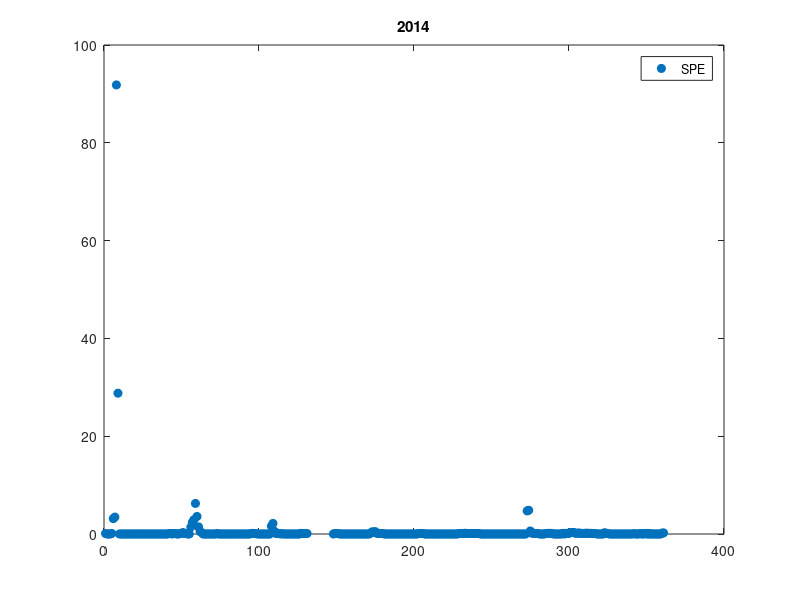
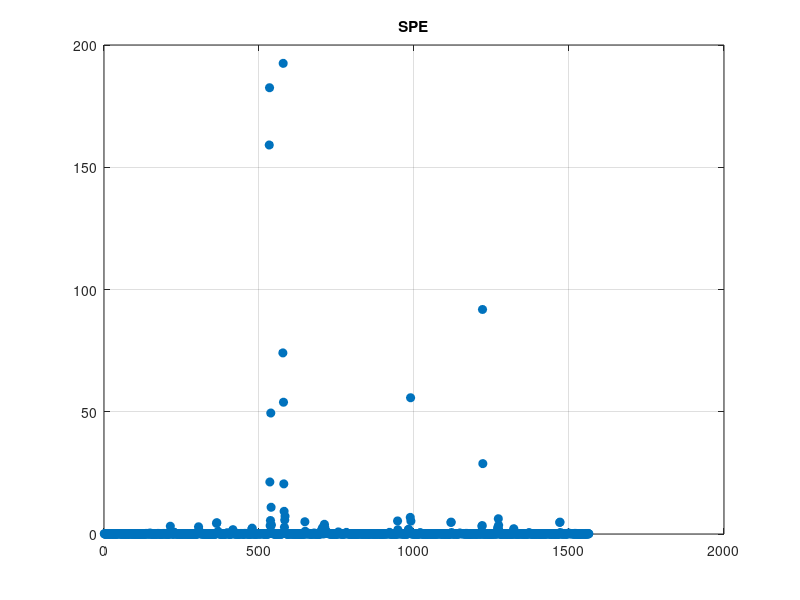

Source code (MATLAB) for these figures, in order:
%% Year 2009
clc, clear, close all
b_d = [0       0.4471    0.7412];   r_d = [0.8510    0.3255    0.0980];

% GCR
data_SPE = load('UNH2009SPE.txt'); %Bring in the 2009 CRaTER Data
DOY = data_SPE(:,3); %Day of Year
D1_2 = data_SPE(:,8); %Detectors 1&2 dose rates

jj=1;
for ii = DOY(1):DOY(end)
    [ind] = find(ii==DOY);
    if isempty(ind)~=1
    m_d = mean(D1_2(ind));
    st_d = std(D1_2(ind),1);
    mat(jj,:) = [ii length(ind) m_d st_d];
    else
        mat(jj,:) = [ii length(ind) 0 0];
    end
        jj = jj +1;
end

figure(1)
f1 = plot(mat(:,1),mat(:,3),'o','color',b_d,'MarkerSize',6,'MarkerfaceColor',b_d); %mat(:,3) !!!!!!!!!!!!!
title('2009')

legend([f1],'SPE')
save('SPE_09', 'mat');

%% Year 10
data_SPE = load('UNH2010SPE.txt'); %Bring in the 2009 CRaTER Data
DOY = data_SPE(:,3); %Day of Year
D1_2 = data_SPE(:,8); %Detectors 1&2 dose rates

jj=1;
for ii = DOY(1):DOY(end)
    [ind] = find(ii==DOY);
    if isempty(ind)~=1
    m_d = mean(D1_2(ind));
    st_d = std(D1_2(ind),1);
    mat(jj,:) = [ii length(ind) m_d st_d];
    else
        mat(jj,:) = [ii length(ind) 0 0];
    end
        jj = jj +1;
end

figure(1)
f1 = plot(mat(:,1),mat(:,3),'o','color',b_d,'MarkerSize',6,'MarkerfaceColor',b_d); %mat(:,3) !!!!!!!!!!!!!
title('2010')

legend([f1],'SPE')
save('SPE_10', 'mat');

%% Year 11
data_SPE = load('UNH2011SPE.txt'); %Bring in the 2009 CRaTER Data
DOY = data_SPE(:,3); %Day of Year
D1_2 = data_SPE(:,8); %Detectors 1&2 dose rates

jj=1;
for ii = DOY(1):DOY(end)
    [ind] = find(ii==DOY);
    if isempty(ind)~=1
    m_d = mean(D1_2(ind));
    st_d = std(D1_2(ind),1);
    mat(jj,:) = [ii length(ind) m_d st_d];
    else
        mat(jj,:) = [ii length(ind) 0 0];
    end
        jj = jj +1;
end

figure(1)
f1 = plot(mat(:,1),mat(:,3),'o','color',b_d,'MarkerSize',6,'MarkerfaceColor',b_d); %mat(:,3) !!!!!!!!!!!!!
title('2011')

legend([f1],'SPE')
save('SPE_11', 'mat');

%% Year 12
data_SPE = load('UNH2012SPE.txt'); %Bring in the 2009 CRaTER Data
DOY = data_SPE(:,3); %Day of Year
D1_2 = data_SPE(:,8); %Detectors 1&2 dose rates

jj=1;
for ii = DOY(1):DOY(end)
    [ind] = find(ii==DOY);
    if isempty(ind)~=1
    m_d = mean(D1_2(ind));
    st_d = std(D1_2(ind),1);
    mat(jj,:) = [ii length(ind) m_d st_d];
    else
        mat(jj,:) = [ii length(ind) 0 0];
    end
        jj = jj +1;
end

figure(1)
f1 = plot(mat(:,1),mat(:,3),'o','color',b_d,'MarkerSize',6,'MarkerfaceColor',b_d); %mat(:,3) !!!!!!!!!!!!!
title('2012')

legend([f1],'SPE')
save('SPE_12', 'mat');

%% Year 13
data_SPE = load('UNH2013SPE.txt'); %Bring in the 2009 CRaTER Data
DOY = data_SPE(:,3); %Day of Year
D1_2 = data_SPE(:,8); %Detectors 1&2 dose rates

jj=1;
for ii = DOY(1):DOY(end)
    [ind] = find(ii==DOY);
    if isempty(ind)~=1
    m_d = mean(D1_2(ind));
    st_d = std(D1_2(ind),1);
    mat(jj,:) = [ii length(ind) m_d st_d];
    else
        mat(jj,:) = [ii length(ind) 0 0];
    end
        jj = jj +1;
end

figure(1)
f1 = plot(mat(:,1),mat(:,3),'o','color',b_d,'MarkerSize',6,'MarkerfaceColor',b_d); %mat(:,3) !!!!!!!!!!!!!
title('2013')

legend([f1],'SPE')
save('SPE_13', 'mat');

%% Year 14
data_SPE = load('UNH2014SPE.txt'); %Bring in the 2009 CRaTER Data
DOY = data_SPE(:,3); %Day of Year
D1_2 = data_SPE(:,8); %Detectors 1&2 dose rates

jj=1;
for ii = DOY(1):DOY(end)
    [ind] = find(ii==DOY);
    if isempty(ind)~=1
    m_d = mean(D1_2(ind));
    st_d = std(D1_2(ind),1);
    mat(jj,:) = [ii length(ind) m_d st_d];
    else
        mat(jj,:) = [ii length(ind) 0 0];
    end
        jj = jj +1;
end

figure(1)
f1 = plot(mat(:,1),mat(:,3),'o','color',b_d,'MarkerSize',6,'MarkerfaceColor',b_d); %mat(:,3) !!!!!!!!!!!!!
title('2014')

legend([f1],'SPE')
save('SPE_14', 'mat');

%%
clc, clear, close all
% Code colors (Do not worry about this!!!  I will explain you later)
b_d = [0       0.4471    0.7412];   r_d = [0.8510    0.3255    0.0980];
y_d = [0.9294  0.6941    0.1255];   k_d = [0.3137    0.3137    0.3137];

S_09 = load('SPE_09');
S_10 = load('SPE_10');
S_11 = load('SPE_11');
S_12 = load('SPE_12');
S_13 = load('SPE_13');
S_14 = load('SPE_14');

vec = [S_09.mat(:,3); S_10.mat(:,3); S_11.mat(:,3); S_12.mat(:,3); S_13.mat(:,3); S_14.mat(:,3)];

figure
f1 = plot(vec,'o','color',b_d,'MarkerSize',6,'MarkerfaceColor',b_d);  grid on
title('SPE')
